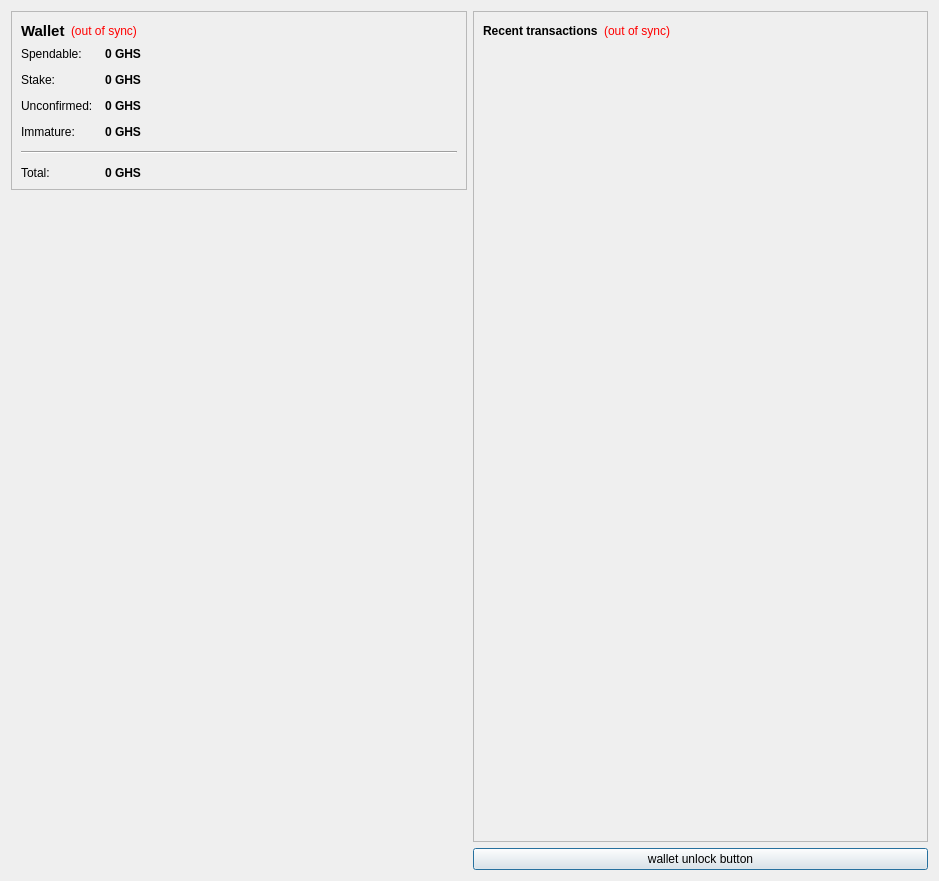
<?xml version="1.0" encoding="UTF-8"?>
<ui version="4.0">
 <class>OverviewPage</class>
 <widget class="QWidget" name="OverviewPage">
  <property name="geometry">
   <rect>
    <x>0</x>
    <y>0</y>
    <width>939</width>
    <height>881</height>
   </rect>
  </property>
  <property name="windowTitle">
   <string>Form</string>
  </property>
  <layout class="QHBoxLayout" name="horizontalLayout" stretch="0,0">
   <item>
    <layout class="QVBoxLayout" name="verticalLayout_2">
     <item>
      <widget class="QFrame" name="frame">
       <property name="frameShape">
        <enum>QFrame::StyledPanel</enum>
       </property>
       <property name="frameShadow">
        <enum>QFrame::Raised</enum>
       </property>
       <layout class="QVBoxLayout" name="verticalLayout_4">
        <item>
         <layout class="QHBoxLayout" name="horizontalLayout_4">
          <item>
           <widget class="QLabel" name="label_5">
            <property name="font">
             <font>
              <pointsize>11</pointsize>
              <weight>75</weight>
              <bold>true</bold>
             </font>
            </property>
            <property name="text">
             <string>Wallet</string>
            </property>
           </widget>
          </item>
          <item>
           <widget class="QLabel" name="labelWalletStatus">
            <property name="toolTip">
             <string>The displayed information may be out of date. Your wallet automatically synchronizes with the GHScoin network after a connection is established, but this process has not completed yet.</string>
            </property>
            <property name="styleSheet">
             <string notr="true">QLabel { color: red; }</string>
            </property>
            <property name="text">
             <string notr="true">(out of sync)</string>
            </property>
            <property name="alignment">
             <set>Qt::AlignLeading|Qt::AlignLeft|Qt::AlignVCenter</set>
            </property>
           </widget>
          </item>
          <item>
           <spacer name="horizontalSpacer_2">
            <property name="orientation">
             <enum>Qt::Horizontal</enum>
            </property>
            <property name="sizeHint" stdset="0">
             <size>
              <width>40</width>
              <height>20</height>
             </size>
            </property>
           </spacer>
          </item>
         </layout>
        </item>
        <item>
         <layout class="QFormLayout" name="formLayout_2">
          <property name="fieldGrowthPolicy">
           <enum>QFormLayout::AllNonFixedFieldsGrow</enum>
          </property>
          <property name="horizontalSpacing">
           <number>12</number>
          </property>
          <property name="verticalSpacing">
           <number>12</number>
          </property>
          <item row="0" column="0">
           <widget class="QLabel" name="label">
            <property name="text">
             <string>Spendable:</string>
            </property>
           </widget>
          </item>
          <item row="0" column="1">
           <widget class="QLabel" name="labelBalance">
            <property name="font">
             <font>
              <weight>75</weight>
              <bold>true</bold>
             </font>
            </property>
            <property name="cursor">
             <cursorShape>IBeamCursor</cursorShape>
            </property>
            <property name="toolTip">
             <string>Your current spendable balance</string>
            </property>
            <property name="text">
             <string notr="true">0 GHS</string>
            </property>
            <property name="textInteractionFlags">
             <set>Qt::LinksAccessibleByMouse|Qt::TextSelectableByKeyboard|Qt::TextSelectableByMouse</set>
            </property>
           </widget>
          </item>
          <item row="1" column="0">
           <widget class="QLabel" name="label_6">
            <property name="text">
             <string>Stake:</string>
            </property>
           </widget>
          </item>
          <item row="1" column="1">
           <widget class="QLabel" name="labelStake">
            <property name="font">
             <font>
              <weight>75</weight>
              <bold>true</bold>
             </font>
            </property>
            <property name="cursor">
             <cursorShape>IBeamCursor</cursorShape>
            </property>
            <property name="toolTip">
             <string>Total of coins that was staked, and do not yet count toward the current balance</string>
            </property>
            <property name="text">
             <string notr="true">0 GHS</string>
            </property>
            <property name="textInteractionFlags">
             <set>Qt::LinksAccessibleByMouse|Qt::TextSelectableByKeyboard|Qt::TextSelectableByMouse</set>
            </property>
           </widget>
          </item>
          <item row="2" column="0">
           <widget class="QLabel" name="label_3">
            <property name="text">
             <string>Unconfirmed:</string>
            </property>
           </widget>
          </item>
          <item row="2" column="1">
           <widget class="QLabel" name="labelUnconfirmed">
            <property name="font">
             <font>
              <weight>75</weight>
              <bold>true</bold>
             </font>
            </property>
            <property name="cursor">
             <cursorShape>IBeamCursor</cursorShape>
            </property>
            <property name="toolTip">
             <string>Total of transactions that have yet to be confirmed, and do not yet count toward the current balance</string>
            </property>
            <property name="text">
             <string notr="true">0 GHS</string>
            </property>
            <property name="textInteractionFlags">
             <set>Qt::LinksAccessibleByMouse|Qt::TextSelectableByKeyboard|Qt::TextSelectableByMouse</set>
            </property>
           </widget>
          </item>
          <item row="3" column="0">
           <widget class="QLabel" name="labelImmatureText">
            <property name="text">
             <string>Immature:</string>
            </property>
           </widget>
          </item>
          <item row="3" column="1">
           <widget class="QLabel" name="labelImmature">
            <property name="font">
             <font>
              <weight>75</weight>
              <bold>true</bold>
             </font>
            </property>
            <property name="toolTip">
             <string>Mined balance that has not yet matured</string>
            </property>
            <property name="text">
             <string notr="true">0 GHS</string>
            </property>
            <property name="textInteractionFlags">
             <set>Qt::LinksAccessibleByMouse|Qt::TextSelectableByKeyboard|Qt::TextSelectableByMouse</set>
            </property>
           </widget>
          </item>
          <item row="4" column="0" colspan="2">
           <widget class="Line" name="line">
            <property name="orientation">
             <enum>Qt::Horizontal</enum>
            </property>
           </widget>
          </item>
          <item row="5" column="0">
           <widget class="QLabel" name="labelTotalText">
            <property name="text">
             <string>Total:</string>
            </property>
           </widget>
          </item>
          <item row="5" column="1">
           <widget class="QLabel" name="labelTotal">
            <property name="font">
             <font>
              <weight>75</weight>
              <bold>true</bold>
             </font>
            </property>
            <property name="cursor">
             <cursorShape>IBeamCursor</cursorShape>
            </property>
            <property name="toolTip">
             <string>Your current total balance</string>
            </property>
            <property name="text">
             <string notr="true">0 GHS</string>
            </property>
            <property name="textInteractionFlags">
             <set>Qt::LinksAccessibleByMouse|Qt::TextSelectableByKeyboard|Qt::TextSelectableByMouse</set>
            </property>
           </widget>
          </item>
         </layout>
        </item>
       </layout>
      </widget>
     </item>
     <item>
      <spacer name="verticalSpacer_4">
       <property name="orientation">
        <enum>Qt::Vertical</enum>
       </property>
       <property name="sizeHint" stdset="0">
        <size>
         <width>20</width>
         <height>40</height>
        </size>
       </property>
      </spacer>
     </item>
     <item>
      <widget class="QLabel" name="label_2">
       <property name="text">
        <string/>
       </property>
       <property name="pixmap">
        <pixmap resource="../bitcoin.qrc">:/images/Wallet_Logo</pixmap>
       </property>
       <property name="alignment">
        <set>Qt::AlignCenter</set>
       </property>
      </widget>
     </item>
     <item>
      <spacer name="verticalSpacer">
       <property name="orientation">
        <enum>Qt::Vertical</enum>
       </property>
       <property name="sizeHint" stdset="0">
        <size>
         <width>20</width>
         <height>40</height>
        </size>
       </property>
      </spacer>
     </item>
    </layout>
   </item>
   <item>
    <layout class="QVBoxLayout" name="verticalLayout_3">
     <item>
      <widget class="QFrame" name="frame_2">
       <property name="frameShape">
        <enum>QFrame::StyledPanel</enum>
       </property>
       <property name="frameShadow">
        <enum>QFrame::Raised</enum>
       </property>
       <layout class="QVBoxLayout" name="verticalLayout">
        <item>
         <layout class="QHBoxLayout" name="horizontalLayout_2">
          <item>
           <widget class="QLabel" name="label_4">
            <property name="text">
             <string>&lt;b&gt;Recent transactions&lt;/b&gt;</string>
            </property>
           </widget>
          </item>
          <item>
           <widget class="QLabel" name="labelTransactionsStatus">
            <property name="toolTip">
             <string>The displayed information may be out of date. Your wallet automatically synchronizes with the GHScoin network after a connection is established, but this process has not completed yet.</string>
            </property>
            <property name="styleSheet">
             <string notr="true">QLabel { color: red; }</string>
            </property>
            <property name="text">
             <string notr="true">(out of sync)</string>
            </property>
            <property name="alignment">
             <set>Qt::AlignRight|Qt::AlignTrailing|Qt::AlignVCenter</set>
            </property>
           </widget>
          </item>
          <item>
           <spacer name="horizontalSpacer">
            <property name="orientation">
             <enum>Qt::Horizontal</enum>
            </property>
            <property name="sizeHint" stdset="0">
             <size>
              <width>40</width>
              <height>20</height>
             </size>
            </property>
           </spacer>
          </item>
         </layout>
        </item>
        <item>
         <widget class="QListView" name="listTransactions">
          <property name="styleSheet">
           <string notr="true">QListView { background: transparent; }</string>
          </property>
          <property name="frameShape">
           <enum>QFrame::NoFrame</enum>
          </property>
          <property name="verticalScrollBarPolicy">
           <enum>Qt::ScrollBarAlwaysOff</enum>
          </property>
          <property name="horizontalScrollBarPolicy">
           <enum>Qt::ScrollBarAlwaysOff</enum>
          </property>
          <property name="selectionMode">
           <enum>QAbstractItemView::NoSelection</enum>
          </property>
         </widget>
        </item>
       </layout>
      </widget>
     </item>
     <item>
      <widget class="QPushButton" name="unlockWalletButton">
       <property name="sizePolicy">
        <sizepolicy hsizetype="Minimum" vsizetype="Fixed">
         <horstretch>0</horstretch>
         <verstretch>0</verstretch>
        </sizepolicy>
       </property>
       <property name="maximumSize">
        <size>
         <width>16777214</width>
         <height>16777214</height>
        </size>
       </property>
       <property name="toolTip">
        <string/>
       </property>
       <property name="text">
        <string>wallet unlock button</string>
       </property>
       <property name="checkable">
        <bool>false</bool>
       </property>
       <property name="autoDefault">
        <bool>false</bool>
       </property>
       <property name="default">
        <bool>true</bool>
       </property>
       <property name="flat">
        <bool>false</bool>
       </property>
      </widget>
     </item>
    </layout>
   </item>
  </layout>
 </widget>
 <resources>
  <include location="../bitcoin.qrc"/>
 </resources>
 <connections/>
</ui>
